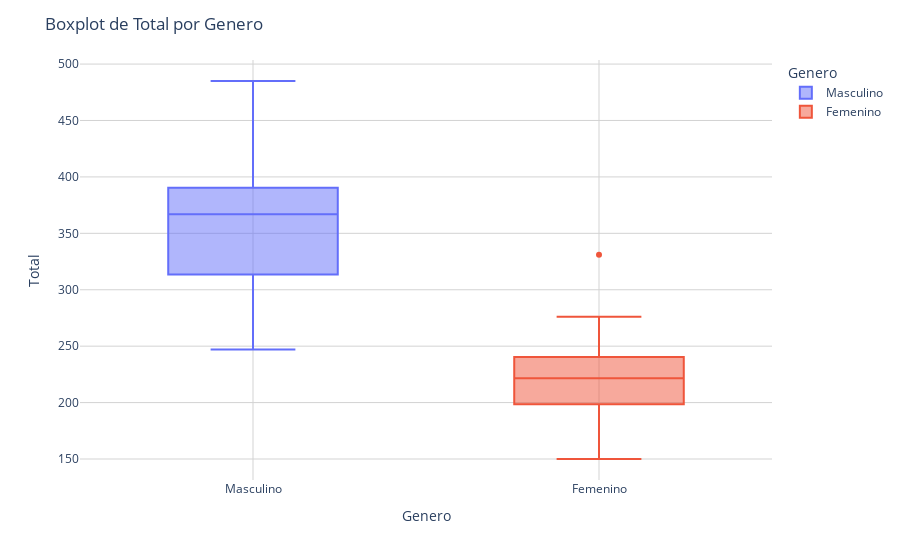

Notebook code cell kept with this figure:
### Code cell
graficar_boxplot_bivariable_px (df = df_columnas_24, variable_analisis = 'Total', variable_categorica = 'Genero')

### Figure 1 — Plotly figure (JSON) as saved in the notebook; plotly's stock layout.template omitted (floating-point values rounded to 4 significant figures)
{"data": [{"alignmentgroup": "True", "hovertemplate": "Genero=%{x}<br>Total=%{y}<extra></extra>", "legendgroup": "Masculino", "marker": {"color": "#636efa"}, "name": "Masculino", "notched": false, "offsetgroup": "Masculino", "orientation": "v", "showlegend": true, "type": "box", "x": ["Masculino", "Masculino", "Masculino", "Masculino", "Masculino", "Masculino", "Masculino", "Masculino", "Masculino", "Masculino", "Masculino", "Masculino", "Masculino", "Masculino", "Masculino", "Masculino", "Masculino", "Masculino", "Masculino", "Masculino", "Masculino", "Masculino", "Masculino", "Masculino", "Masculino", "Masculino", "Masculino", "Masculino", "Masculino", "Masculino", "Masculino", "Masculino", "Masculino", "Masculino", "Masculino", "Masculino", "Masculino", "Masculino", "Masculino", "Masculino", "Masculino", "Masculino", "Masculino", "Masculino", "Masculino", "Masculino", "Masculino", "Masculino", "Masculino", "Masculino", "Masculino", "Masculino", "Masculino", "Masculino", "Masculino", "Masculino", "Masculino", "Masculino", "Masculino", "Masculino"], "x0": " ", "xaxis": "x", "y": [261, 286, 312, 345, 356, 371, 400, 391, 427, 478, 258, 296, 323, 341, 370, 375, 393, 390, 407, 485, 256, 283, 311, 339, 355, 370, 378, 377, 411, 447, 248, 290, 318, 339, 369, 374, 374, 380, 406, 464, 247, 282, 308, 335, 354, 360, 377, 376, 410, 440, 247, 287, 315, 336, 347, 365, 372, 379, 401, 445], "y0": " ", "yaxis": "y"}, {"alignmentgroup": "True", "hovertemplate": "Genero=%{x}<br>Total=%{y}<extra></extra>", "legendgroup": "Femenino", "marker": {"color": "#EF553B"}, "name": "Femenino", "notched": false, "offsetgroup": "Femenino", "orientation": "v", "showlegend": true, "type": "box", "x": ["Femenino", "Femenino", "Femenino", "Femenino", "Femenino", "Femenino", "Femenino", "Femenino", "Femenino", "Femenino", "Femenino", "Femenino", "Femenino", "Femenino", "Femenino", "Femenino", "Femenino", "Femenino", "Femenino", "Femenino", "Femenino", "Femenino", "Femenino", "Femenino", "Femenino", "Femenino", "Femenino", "Femenino", "Femenino", "Femenino", "Femenino", "Femenino", "Femenino", "Femenino", "Femenino", "Femenino", "Femenino", "Femenino", "Femenino", "Femenino", "Femenino", "Femenino", "Femenino", "Femenino", "Femenino", "Femenino", "Femenino", "Femenino", "Femenino", "Femenino", "Femenino", "Femenino", "Femenino", "Femenino", "Femenino", "Femenino", "Femenino", "Femenino", "Femenino", "Femenino"], "x0": " ", "xaxis": "x", "y": [163, 190, 199, 221, 239, 240, 242, 222, 242, 331, 155, 189, 208, 211, 244, 227, 248, 236, 246, 276, 158, 180, 198, 214, 229, 216, 241, 221, 240, 268, 152, 181, 200, 210, 230, 219, 246, 231, 245, 252, 150, 178, 190, 213, 224, 215, 233, 217, 231, 260, 151, 180, 197, 210, 222, 218, 243, 227, 240, 243], "y0": " ", "yaxis": "y"}], "layout": {"boxmode": "overlay", "legend": {"title": {"text": "Genero"}, "tracegroupgap": 0}, "margin": {"t": 60}, "plot_bgcolor": "rgba(255, 255, 255, 1)", "title": {"text": "Boxplot de Total por Genero"}, "xaxis": {"anchor": "y", "categoryarray": ["Masculino", "Femenino"], "categoryorder": "array", "domain": [0, 1], "gridcolor": "lightgrey", "showgrid": true, "title": {"text": "Genero"}}, "yaxis": {"anchor": "x", "domain": [0, 1], "gridcolor": "lightgrey", "showgrid": true, "title": {"text": "Total"}}}}
